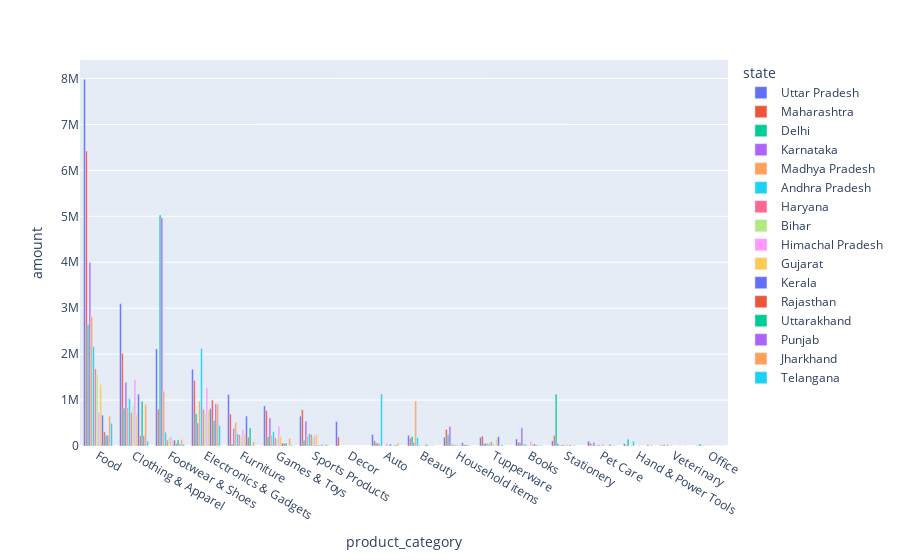

Write notebook code for a chart like this one.
### Code cell
MV1 = df.groupby(["product_category","state","zone"],as_index=False)["amount"].sum()
MV1 = MV1.sort_values('amount', ascending=False)
px.bar(data_frame= MV1, x= "product_category",y= "amount",color="state",hover_data=["zone"],barmode='group')

### Figure 1 — Plotly figure (JSON) as saved in the notebook; plotly's stock layout.template omitted (floating-point values rounded to 4 significant figures)
{"data": [{"alignmentgroup": "True", "customdata": [["Central"], ["Central"], ["Central"], ["Central"], ["Central"], ["Central"], ["Central"], ["Central"], ["Central"], ["Central"], ["Central"], ["Central"], ["Central"], ["Central"], ["Central"], ["Central"], ["Central"], ["Central"]], "hovertemplate": "state=Uttar Pradesh<br>product_category=%{x}<br>amount=%{y}<br>zone=%{customdata[0]}<extra></extra>", "legendgroup": "Uttar Pradesh", "marker": {"color": "#636efa", "pattern": {"shape": ""}}, "name": "Uttar Pradesh", "offsetgroup": "Uttar Pradesh", "orientation": "v", "showlegend": true, "textposition": "auto", "type": "bar", "x": ["Food", "Clothing & Apparel", "Footwear & Shoes", "Electronics & Gadgets", "Furniture", "Games & Toys", "Sports Products", "Decor", "Auto", "Beauty", "Household items", "Tupperware", "Books", "Stationery", "Pet Care", "Hand & Power Tools", "Veterinary", "Office"], "xaxis": "x", "y": [7983142, 3098838, 2114611, 1671813, 1118907, 874316, 650238, 532002, 250100, 233689, 191279, 187060, 151990, 111186, 104690, 49049, 17060, 6085], "yaxis": "y"}, {"alignmentgroup": "True", "customdata": [["Western"], ["Western"], ["Western"], ["Western"], ["Western"], ["Western"], ["Western"], ["Western"], ["Western"], ["Western"], ["Western"], ["Western"], ["Western"], ["Western"], ["Western"], ["Western"], ["Western"], ["Western"]], "hovertemplate": "state=Maharashtra<br>product_category=%{x}<br>amount=%{y}<br>zone=%{customdata[0]}<extra></extra>", "legendgroup": "Maharashtra", "marker": {"color": "#EF553B", "pattern": {"shape": ""}}, "name": "Maharashtra", "offsetgroup": "Maharashtra", "orientation": "v", "showlegend": true, "textposition": "auto", "type": "bar", "x": ["Food", "Clothing & Apparel", "Electronics & Gadgets", "Footwear & Shoes", "Sports Products", "Games & Toys", "Furniture", "Household items", "Stationery", "Tupperware", "Decor", "Beauty", "Auto", "Books", "Pet Care", "Hand & Power Tools", "Office", "Veterinary"], "xaxis": "x", "y": [6421531, 2017013, 1426701, 804391, 791289, 769341, 695926, 361238, 229444, 216370, 198358, 170537, 117970, 83898, 63704, 22915, 7525, 6316], "yaxis": "y"}, {"alignmentgroup": "True", "customdata": [["Central"], ["Central"], ["Central"], ["Central"], ["Central"], ["Central"], ["Central"], ["Central"], ["Central"], ["Central"], ["Central"], ["Central"], ["Central"], ["Central"], ["Central"], ["Central"], ["Central"]], "hovertemplate": "state=Delhi<br>product_category=%{x}<br>amount=%{y}<br>zone=%{customdata[0]}<extra></extra>", "legendgroup": "Delhi", "marker": {"color": "#00cc96", "pattern": {"shape": ""}}, "name": "Delhi", "offsetgroup": "Delhi", "orientation": "v", "showlegend": true, "textposition": "auto", "type": "bar", "x": ["Footwear & Shoes", "Food", "Stationery", "Clothing & Apparel", "Electronics & Gadgets", "Household items", "Games & Toys", "Beauty", "Hand & Power Tools", "Sports Products", "Books", "Auto", "Tupperware", "Office", "Furniture", "Veterinary", "Pet Care"], "xaxis": "x", "y": [5027000.0, 2644000.0, 1125000.0, 826301, 703706, 244816, 209444, 205277, 145388, 124022, 78510, 70154, 58157, 46084, 45202, 33425, 17631], "yaxis": "y"}, {"alignmentgroup": "True", "customdata": [["Southern"], ["Southern"], ["Southern"], ["Southern"], ["Southern"], ["Southern"], ["Southern"], ["Southern"], ["Southern"], ["Southern"], ["Southern"], ["Southern"], ["Southern"], ["Southern"], ["Southern"]], "hovertemplate": "state=Karnataka<br>product_category=%{x}<br>amount=%{y}<br>zone=%{customdata[0]}<extra></extra>", "legendgroup": "Karnataka", "marker": {"color": "#ab63fa", "pattern": {"shape": ""}}, "name": "Karnataka", "offsetgroup": "Karnataka", "orientation": "v", "showlegend": true, "textposition": "auto", "type": "bar", "x": ["Footwear & Shoes", "Food", "Clothing & Apparel", "Games & Toys", "Sports Products", "Electronics & Gadgets", "Household items", "Books", "Furniture", "Pet Care", "Beauty", "Auto", "Tupperware", "Stationery", "Office"], "xaxis": "x", "y": [4963928, 3995458, 1385415, 609543, 537005, 499974, 426226, 395880, 379797, 81154, 77325, 61680, 59542, 47578, 3035], "yaxis": "y"}, {"alignmentgroup": "True", "customdata": [["Central"], ["Central"], ["Central"], ["Central"], ["Central"], ["Central"], ["Central"], ["Central"], ["Central"], ["Central"], ["Central"], ["Central"], ["Central"], ["Central"], ["Central"], ["Central"], ["Central"]], "hovertemplate": "state=Madhya Pradesh<br>product_category=%{x}<br>amount=%{y}<br>zone=%{customdata[0]}<extra></extra>", "legendgroup": "Madhya Pradesh", "marker": {"color": "#FFA15A", "pattern": {"shape": ""}}, "name": "Madhya Pradesh", "offsetgroup": "Madhya Pradesh", "orientation": "v", "showlegend": true, "textposition": "auto", "type": "bar", "x": ["Food", "Footwear & Shoes", "Beauty", "Electronics & Gadgets", "Clothing & Apparel", "Furniture", "Games & Toys", "Sports Products", "Tupperware", "Household items", "Auto", "Books", "Veterinary", "Pet Care", "Stationery", "Hand & Power Tools", "Office"], "xaxis": "x", "y": [2821970, 1194703, 979682, 975834, 840739, 513258, 234405, 216635, 58783, 56781, 51700, 46832, 41879, 22115, 21888, 18592, 5346], "yaxis": "y"}, {"alignmentgroup": "True", "customdata": [["Southern"], ["Southern"], ["Southern"], ["Southern"], ["Southern"], ["Southern"], ["Southern"], ["Southern"], ["Southern"], ["Southern"], ["Southern"], ["Southern"], ["Southern"], ["Southern"], ["Southern"], ["Southern"]], "hovertemplate": "state=Andhra Pradesh<br>product_category=%{x}<br>amount=%{y}<br>zone=%{customdata[0]}<extra></extra>", "legendgroup": "Andhra Pradesh", "marker": {"color": "#19d3f3", "pattern": {"shape": ""}}, "name": "Andhra Pradesh", "offsetgroup": "Andhra Pradesh", "orientation": "v", "showlegend": true, "textposition": "auto", "type": "bar", "x": ["Food", "Electronics & Gadgets", "Auto", "Clothing & Apparel", "Games & Toys", "Footwear & Shoes", "Sports Products", "Furniture", "Beauty", "Hand & Power Tools", "Tupperware", "Books", "Household items", "Pet Care", "Stationery", "Office"], "xaxis": "x", "y": [2163209, 2123529, 1134000.0, 1029062, 310047, 301766, 265384, 263128, 183891, 107244, 46032, 38681, 27444, 21201, 21178, 1513], "yaxis": "y"}, {"alignmentgroup": "True", "customdata": [["Northern"], ["Northern"], ["Northern"], ["Northern"], ["Northern"], ["Northern"], ["Northern"], ["Northern"], ["Northern"], ["Northern"], ["Northern"], ["Northern"], ["Northern"], ["Northern"], ["Northern"]], "hovertemplate": "state=Haryana<br>product_category=%{x}<br>amount=%{y}<br>zone=%{customdata[0]}<extra></extra>", "legendgroup": "Haryana", "marker": {"color": "#FF6692", "pattern": {"shape": ""}}, "name": "Haryana", "offsetgroup": "Haryana", "orientation": "v", "showlegend": true, "textposition": "auto", "type": "bar", "x": ["Food", "Electronics & Gadgets", "Clothing & Apparel", "Sports Products", "Furniture", "Games & Toys", "Footwear & Shoes", "Tupperware", "Stationery", "Pet Care", "Household items", "Beauty", "Books", "Veterinary", "Office"], "xaxis": "x", "y": [1678205, 799894, 727706, 253591, 244572, 177333, 131737, 90584, 30051, 28260, 20117, 17073, 13201, 4249, 1298], "yaxis": "y"}, {"alignmentgroup": "True", "customdata": [["Eastern"], ["Eastern"], ["Eastern"], ["Eastern"], ["Eastern"], ["Eastern"], ["Eastern"], ["Eastern"], ["Eastern"], ["Eastern"], ["Eastern"], ["Eastern"], ["Eastern"], ["Eastern"], ["Eastern"]], "hovertemplate": "state=Bihar<br>product_category=%{x}<br>amount=%{y}<br>zone=%{customdata[0]}<extra></extra>", "legendgroup": "Bihar", "marker": {"color": "#B6E880", "pattern": {"shape": ""}}, "name": "Bihar", "offsetgroup": "Bihar", "orientation": "v", "showlegend": true, "textposition": "auto", "type": "bar", "x": ["Food", "Clothing & Apparel", "Electronics & Gadgets", "Furniture", "Sports Products", "Footwear & Shoes", "Games & Toys", "Tupperware", "Household items", "Pet Care", "Auto", "Stationery", "Beauty", "Books", "Office"], "xaxis": "x", "y": [1555848, 871072, 711043, 204732, 195739, 173109, 141391, 54008, 33872, 19849, 18609, 13151, 12033, 7753, 2460], "yaxis": "y"}, {"alignmentgroup": "True", "customdata": [["Northern"], ["Northern"], ["Northern"], ["Northern"], ["Northern"], ["Northern"], ["Northern"], ["Northern"], ["Northern"], ["Northern"], ["Northern"], ["Northern"], ["Northern"], ["Northern"], ["Northern"], ["Northern"]], "hovertemplate": "state=Himachal Pradesh<br>product_category=%{x}<br>amount=%{y}<br>zone=%{customdata[0]}<extra></extra>", "legendgroup": "Himachal Pradesh", "marker": {"color": "#FF97FF", "pattern": {"shape": ""}}, "name": "Himachal Pradesh", "offsetgroup": "Himachal Pradesh", "orientation": "v", "showlegend": true, "textposition": "auto", "type": "bar", "x": ["Clothing & Apparel", "Electronics & Gadgets", "Food", "Games & Toys", "Furniture", "Sports Products", "Footwear & Shoes", "Books", "Auto", "Pet Care", "Stationery", "Household items", "Hand & Power Tools", "Beauty", "Tupperware", "Office"], "xaxis": "x", "y": [1445132, 1271569, 728112, 431361, 358946, 224636, 202206, 96549, 66439, 44670, 29986, 26156, 14627, 13603, 8236, 1140], "yaxis": "y"}, {"alignmentgroup": "True", "customdata": [["Western"], ["Western"], ["Western"], ["Western"], ["Western"], ["Western"], ["Western"], ["Western"], ["Western"], ["Western"], ["Western"], ["Western"], ["Western"], ["Western"], ["Western"]], "hovertemplate": "state=Gujarat<br>product_category=%{x}<br>amount=%{y}<br>zone=%{customdata[0]}<extra></extra>", "legendgroup": "Gujarat", "marker": {"color": "#FECB52", "pattern": {"shape": ""}}, "name": "Gujarat", "offsetgroup": "Gujarat", "orientation": "v", "showlegend": true, "textposition": "auto", "type": "bar", "x": ["Food", "Electronics & Gadgets", "Clothing & Apparel", "Furniture", "Sports Products", "Games & Toys", "Tupperware", "Footwear & Shoes", "Books", "Auto", "Stationery", "Pet Care", "Household items", "Beauty", "Office"], "xaxis": "x", "y": [1342541, 777772, 676319, 270591, 250338, 209939, 146381, 124941, 49198, 23877, 17058, 16869, 16211, 15157, 967], "yaxis": "y"}, {"alignmentgroup": "True", "customdata": [["Southern"], ["Southern"], ["Southern"], ["Southern"], ["Southern"], ["Southern"], ["Southern"], ["Southern"], ["Southern"], ["Southern"], ["Southern"], ["Southern"], ["Southern"], ["Southern"], ["Southern"]], "hovertemplate": "state=Kerala<br>product_category=%{x}<br>amount=%{y}<br>zone=%{customdata[0]}<extra></extra>", "legendgroup": "Kerala", "marker": {"color": "#636efa", "pattern": {"shape": ""}}, "name": "Kerala", "offsetgroup": "Kerala", "orientation": "v", "showlegend": true, "textposition": "auto", "type": "bar", "x": ["Clothing & Apparel", "Electronics & Gadgets", "Food", "Furniture", "Tupperware", "Footwear & Shoes", "Household items", "Games & Toys", "Books", "Auto", "Beauty", "Sports Products", "Stationery", "Office", "Veterinary"], "xaxis": "x", "y": [1129045, 813203, 671192, 653000.0, 201123, 129256, 70936, 61754, 44402, 41935, 32489, 21343, 21246, 2469, 1075], "yaxis": "y"}, {"alignmentgroup": "True", "customdata": [["Northern"], ["Northern"], ["Northern"], ["Northern"], ["Northern"], ["Northern"], ["Northern"], ["Northern"], ["Northern"], ["Northern"], ["Northern"], ["Northern"]], "hovertemplate": "state=Rajasthan<br>product_category=%{x}<br>amount=%{y}<br>zone=%{customdata[0]}<extra></extra>", "legendgroup": "Rajasthan", "marker": {"color": "#EF553B", "pattern": {"shape": ""}}, "name": "Rajasthan", "offsetgroup": "Rajasthan", "orientation": "v", "showlegend": true, "textposition": "auto", "type": "bar", "x": ["Electronics & Gadgets", "Food", "Clothing & Apparel", "Furniture", "Games & Toys", "Footwear & Shoes", "Household items", "Books", "Sports Products", "Pet Care", "Beauty", "Veterinary"], "xaxis": "x", "y": [999550, 308075, 226476, 192312, 55762, 53872, 28492, 18385, 10917, 6979, 6164, 2425], "yaxis": "y"}, {"alignmentgroup": "True", "customdata": [["Central"], ["Central"], ["Central"], ["Central"], ["Central"], ["Central"], ["Central"], ["Central"], ["Central"], ["Central"], ["Central"], ["Central"], ["Central"], ["Central"], ["Central"]], "hovertemplate": "state=Uttarakhand<br>product_category=%{x}<br>amount=%{y}<br>zone=%{customdata[0]}<extra></extra>", "legendgroup": "Uttarakhand", "marker": {"color": "#00cc96", "pattern": {"shape": ""}}, "name": "Uttarakhand", "offsetgroup": "Uttarakhand", "orientation": "v", "showlegend": true, "textposition": "auto", "type": "bar", "x": ["Clothing & Apparel", "Electronics & Gadgets", "Furniture", "Food", "Footwear & Shoes", "Games & Toys", "Pet Care", "Sports Products", "Household items", "Tupperware", "Auto", "Books", "Stationery", "Beauty", "Office"], "xaxis": "x", "y": [972979, 555989, 389811, 236821, 132228, 64745, 37230, 32539, 29446, 29366, 18580, 10225, 8660, 1738, 587], "yaxis": "y"}, {"alignmentgroup": "True", "customdata": [["Northern"], ["Northern"], ["Northern"], ["Northern"], ["Northern"], ["Northern"], ["Northern"], ["Northern"], ["Northern"], ["Northern"], ["Northern"], ["Northern"], ["Northern"]], "hovertemplate": "state=Punjab<br>product_category=%{x}<br>amount=%{y}<br>zone=%{customdata[0]}<extra></extra>", "legendgroup": "Punjab", "marker": {"color": "#ab63fa", "pattern": {"shape": ""}}, "name": "Punjab", "offsetgroup": "Punjab", "orientation": "v", "showlegend": true, "textposition": "auto", "type": "bar", "x": ["Electronics & Gadgets", "Food", "Clothing & Apparel", "Footwear & Shoes", "Hand & Power Tools", "Household items", "Auto", "Books", "Furniture", "Beauty", "Pet Care", "Veterinary", "Office"], "xaxis": "x", "y": [917585, 233621, 231273, 37048, 32652, 20209, 19137, 12761, 12198, 4793, 2178, 1385, 960], "yaxis": "y"}, {"alignmentgroup": "True", "customdata": [["Eastern"], ["Eastern"], ["Eastern"], ["Eastern"], ["Eastern"], ["Eastern"], ["Eastern"], ["Eastern"], ["Eastern"], ["Eastern"], ["Eastern"], ["Eastern"], ["Eastern"], ["Eastern"]], "hovertemplate": "state=Jharkhand<br>product_category=%{x}<br>amount=%{y}<br>zone=%{customdata[0]}<extra></extra>", "legendgroup": "Jharkhand", "marker": {"color": "#FFA15A", "pattern": {"shape": ""}}, "name": "Jharkhand", "offsetgroup": "Jharkhand", "orientation": "v", "showlegend": true, "textposition": "auto", "type": "bar", "x": ["Electronics & Gadgets", "Clothing & Apparel", "Food", "Games & Toys", "Footwear & Shoes", "Furniture", "Auto", "Sports Products", "Household items", "Books", "Pet Care", "Beauty", "Veterinary", "Office"], "xaxis": "x", "y": [913742, 901298, 653929, 162591, 142410, 97648, 61023, 40527, 14576, 13213, 12888, 6033, 4888, 1690], "yaxis": "y"}, {"alignmentgroup": "True", "customdata": [["Southern"], ["Southern"], ["Southern"], ["Southern"], ["Southern"], ["Southern"], ["Southern"], ["Southern"], ["Southern"], ["Southern"]], "hovertemplate": "state=Telangana<br>product_category=%{x}<br>amount=%{y}<br>zone=%{customdata[0]}<extra></extra>", "legendgroup": "Telangana", "marker": {"color": "#19d3f3", "pattern": {"shape": ""}}, "name": "Telangana", "offsetgroup": "Telangana", "orientation": "v", "showlegend": true, "textposition": "auto", "type": "bar", "x": ["Food", "Electronics & Gadgets", "Clothing & Apparel", "Footwear & Shoes", "Sports Products", "Games & Toys", "Hand & Power Tools", "Pet Care", "Household items", "Office"], "xaxis": "x", "y": [496602, 445753, 105804, 41554, 21730, 19722, 15151, 2859, 1538, 777], "yaxis": "y"}], "layout": {"barmode": "group", "legend": {"title": {"text": "state"}, "tracegroupgap": 0}, "margin": {"t": 60}, "xaxis": {"anchor": "y", "domain": [0, 1], "title": {"text": "product_category"}}, "yaxis": {"anchor": "x", "domain": [0, 1], "title": {"text": "amount"}}}}
